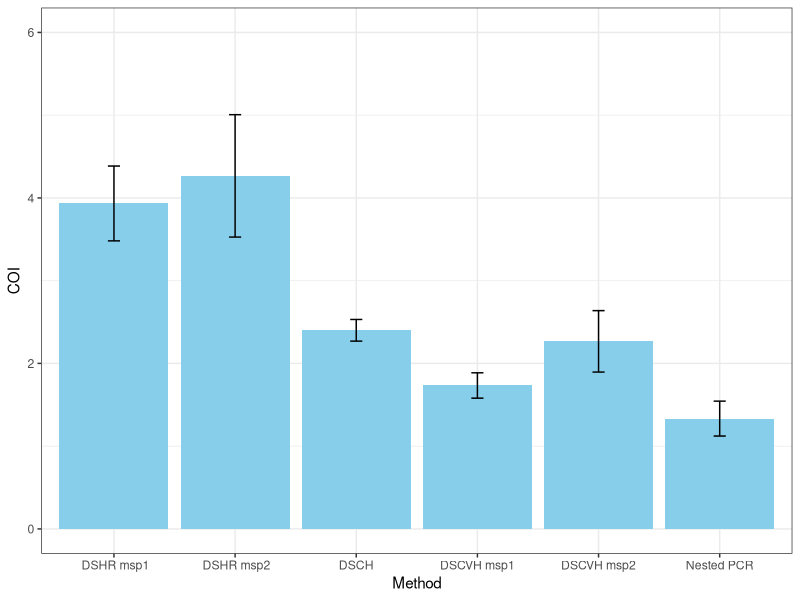
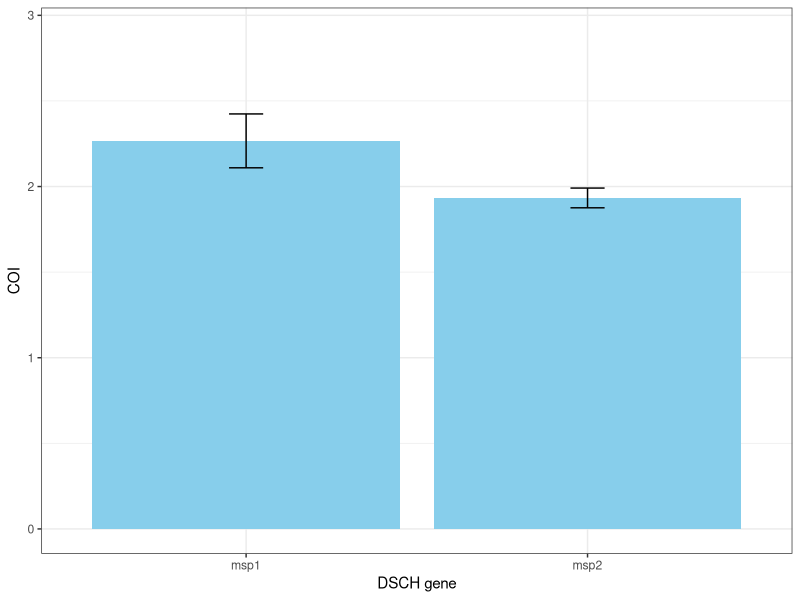
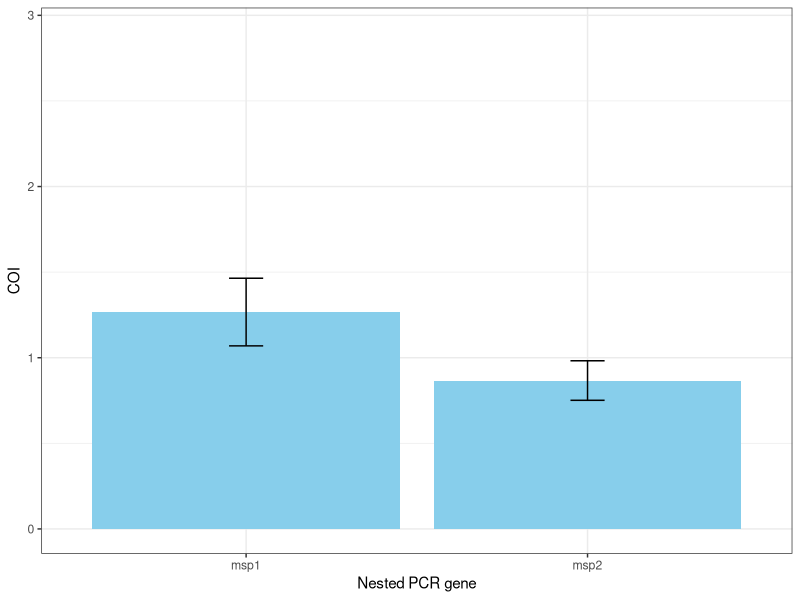
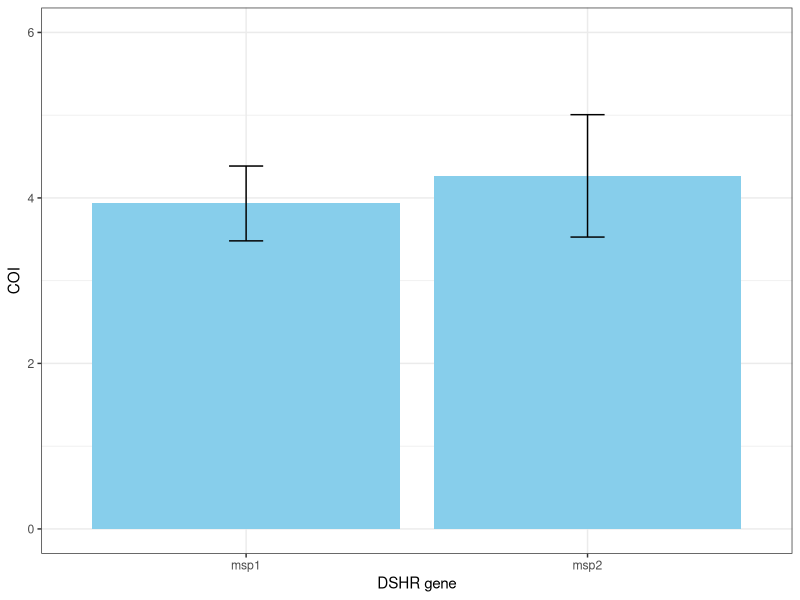

Generate these figures, in order, with R:
#Boxplot for msp1 and msp2 markers (swarm)
#against DSCH and pcr
library("ggpubr")
library(ggsignif)

dev.off()
#defining vector variables:
nested_pcr_patients=c(1,1,1,1,1,3,3,0,1,2,1,2,1,1,1)
dsch_patients=c(2,3,2,2,2,3,3,3,3,3,2,2,2,2,2)
dscvh_msp1_patients=c(2,2,2,2,2,2,2,3,1,2,1,1,2,1,1)
dscvh_msp2_patients=c(2,2,2,2,2,2,3,7,2,1,2,1,1,3,2)
dshr_msp1_patients=c(3,3,4,6,2,5,8,5,3,6,4,3,2,3,2)
dshr_msp2_patients=c(5,2,6,1,8,4,5,9,2,9,3,2,1,1,6)

#confirming length of 15 across variables
length(nested_pcr_patients)
length(dsch_patients)
length(dscvh_msp1_patients)
length(dscvh_msp2_patients)
length(dshr_msp1_patients)
length(dshr_msp2_patients)

#looking at its distribution (normal or not-normal)
shapiro.test(nested_pcr_patients)
shapiro.test(dsch_patients)
shapiro.test(dscvh_msp1_patients)
shapiro.test(dscvh_msp2_patients)
shapiro.test(dshr_msp1_patients) #normally distributed
shapiro.test(dshr_msp2_patients) #normally distributed

mean1=mean(dshr_msp1_patients)
mean2=mean(dshr_msp2_patients)
mean3=mean(dscvh_msp1_patients)
mean4=mean(dscvh_msp2_patients)
mean5=mean(dsch_patients)
mean6=mean(nested_pcr_patients)

sd1=sd(dshr_msp1_patients)
sd2=sd(dshr_msp2_patients)
sd3=sd(dscvh_msp1_patients)
sd4=sd(dscvh_msp2_patients)
sd5=sd(dsch_patients)
sd6=sd(nested_pcr_patients)

se1=sd1/(sqrt(15))
se2=sd2/(sqrt(15))
se3=sd3/(sqrt(15))
se4=sd4/(sqrt(15))
se5=sd5/(sqrt(15))
se6=sd6/(sqrt(15))

#grouping and printing variables to see the order
COI=c(mean1,mean2,mean3,mean4,mean5,mean6)
COI
sds=c(sd1,sd2,sd3,sd4,sd5,sd6)
sds
ses=c(se1,se2,se3,se4,se5,se6)
ses

matrix_analysis = matrix(c(" DSHR msp1"," DSHR msp2","DSCVH msp1","DSCVH msp2","DSCH","Nested PCR",mean1,mean2,mean3,mean4,mean5,mean6),ncol=2)
matrix_analysis
df_msp = as.data.frame(matrix_analysis)
Method=c(" DSHR msp1"," DSHR msp2","DSCVH msp1","DSCVH msp2","DSCH","Nested PCR")
ggplot(df_msp) + 
  geom_bar( aes(x=Method, y=COI), stat='identity', fill="skyblue") +
  geom_errorbar( aes(x=Method,ymin=COI-ses,ymax=COI+ses),width=0.1) +
  theme_bw() + ylim(0,6)
  

#------------------------------------------------------------------------------#
#Determining if msp1 and msp2 are significantly different in DSCH and nested PCR
DSCH_msp1 = c(2,3,2,1,2,3,3,3,3,3,2,2,2,1,2)
DSCH_msp2 = c(2,2,2,2,2,2,2,2,2,2,1,2,2,2,2)
wilcox.test(x = DSCH_msp1,y = DSCH_msp2,paired = FALSE)
#NON SIGNIFICANT
pcr_msp1 = c(0,1,1,1,1,3,3,0,1,2,1,2,1,1,1)
pcr_msp2 = c(1,1,1,1,1,1,2,0,0,1,1,1,1,0,1)
wilcox.test(x=pcr_msp1,y=pcr_msp2,paired=FALSE)
#NON SIGNIFICANT
t.test(x = dshr_msp1_patients,y = dshr_msp2_patients,paired = FALSE,var.equal = FALSE)

my_comparisons_DSCH = c("msp1","msp2")
mean_DSCH_msp1 = mean(DSCH_msp1)
mean_DSCH_msp2 = mean(DSCH_msp2)
sd_DSCH_msp1 = sd(DSCH_msp1)
sd_DSCH_msp2 = sd(DSCH_msp2)
se_DSCH_msp1 = sd_DSCH_msp1/(sqrt(20))
se_DSCH_msp2 = sd_DSCH_msp2/(sqrt(20))

MOI_DSCH_msp1_msp2 = c(mean_DSCH_msp1,mean_DSCH_msp2)
sds_DSCH = c(sd_DSCH_msp1,sd_DSCH_msp2)
ses_DSCH = c(se_DSCH_msp1,se_DSCH_msp2)
matrix_analysis_DSCH = matrix(c("msp1","msp2",mean_DSCH_msp1,mean_DSCH_msp2),ncol=2)
matrix_analysis_DSCH
df_DSCH = as.data.frame(matrix_analysis_DSCH)
Method=c("msp1","msp2")
ggplot(df_DSCH) + 
  geom_bar( aes(x=Method, y=MOI_DSCH_msp1_msp2), stat='identity', fill="skyblue") +
  geom_errorbar( aes(x=Method,ymin=MOI_DSCH_msp1_msp2-ses_DSCH,ymax=MOI_DSCH_msp1_msp2+ses_DSCH),width=0.1) +
  theme_bw() + ylim(0,2.9) + xlab("DSCH gene") + ylab("COI")

my_comparisons_pcr = c("msp1","msp2")
mean_pcr_msp1 = mean(pcr_msp1)
mean_pcr_msp2 = mean(pcr_msp2)
sd_pcr_msp1 = sd(pcr_msp1)
sd_pcr_msp2 = sd(pcr_msp2)
se_pcr_msp1 = sd_pcr_msp1/(sqrt(20))
se_pcr_msp2 = sd_pcr_msp2/(sqrt(20))

MOI_pcr_msp1_msp2 = c(mean_pcr_msp1,mean_pcr_msp2)
sds_pcr = c(sd_pcr_msp1,sd_pcr_msp2)
ses_pcr = c(se_pcr_msp1,se_pcr_msp2)
matrix_analysis_pcr = matrix(c("msp1","msp2",mean_pcr_msp1,mean_pcr_msp2),ncol=2)
matrix_analysis_pcr
df_pcr = as.data.frame(matrix_analysis_pcr)
ggplot(df_pcr) + 
  geom_bar( aes(x=Method, y=MOI_pcr_msp1_msp2), stat='identity', fill="skyblue") +
  geom_errorbar( aes(x=Method,ymin=MOI_pcr_msp1_msp2-ses_pcr,ymax=MOI_pcr_msp1_msp2+ses_pcr),width=0.1) +
  theme_bw() + ylim(0,2.9) + xlab("Nested PCR gene") + ylab("COI")

my_comparisons_dshr=c("msp1","msp2")
MOI_dshr_msp1_msp2 = c(mean1,mean2)
sds_dshr = c(sd1,sd2)
ses_dshr = c(se1,se2)
matrix_analysis_dshr = matrix(c("msp1","msp2",mean1,mean2),ncol=2)
matrix_analysis_dshr
df_dshr = as.data.frame(matrix_analysis_dshr)
ggplot(df_dshr) + 
  geom_bar( aes(x=Method, y=MOI_dshr_msp1_msp2), stat='identity', fill="skyblue") +
  geom_errorbar( aes(x=Method,ymin=MOI_dshr_msp1_msp2-ses_dshr,ymax=MOI_dshr_msp1_msp2+ses_dshr),width=0.1) +
  theme_bw() + ylim(0,6) + xlab("DSHR gene") + ylab("COI")

#test combinations
wilcox.test(x=nested_pcr_patients,y=dsch_patients,paired=FALSE)
wilcox.test(x=nested_pcr_patients,y=dscvh_msp1_patients,paired=FALSE)
wilcox.test(x=nested_pcr_patients,y=dscvh_msp2_patients,paired=FALSE)
wilcox.test(x=nested_pcr_patients,y=dshr_msp1_patients,paired=FALSE)
wilcox.test(x=nested_pcr_patients,y=dshr_msp2_patients,paired=FALSE)
wilcox.test(x=dsch_patients,y=dscvh_msp1_patients,paired=FALSE)
wilcox.test(x=dsch_patients,y=dscvh_msp2_patients,paired=FALSE)
wilcox.test(x=dsch_patients,y=dshr_msp1_patients,paired=FALSE)
wilcox.test(x=dsch_patients,y=dshr_msp2_patients,paired=FALSE)
wilcox.test(x=dscvh_msp1_patients,y=dscvh_msp2_patients,paired=FALSE)
wilcox.test(x=dscvh_msp1_patients,y=dshr_msp1_patients,paired=FALSE)
wilcox.test(x=dscvh_msp1_patients,y=dshr_msp2_patients,paired=FALSE)
wilcox.test(x=dscvh_msp2_patients,y=dshr_msp1_patients,paired=FALSE)
wilcox.test(x=dscvh_msp2_patients,y=dshr_msp2_patients,paired=FALSE)

dscvh_msp2_patients
dshr_msp2_patients
wilcox.test(x=dshr_msp2_patients,y=dscvh_msp2_patients,paired=FALSE)
